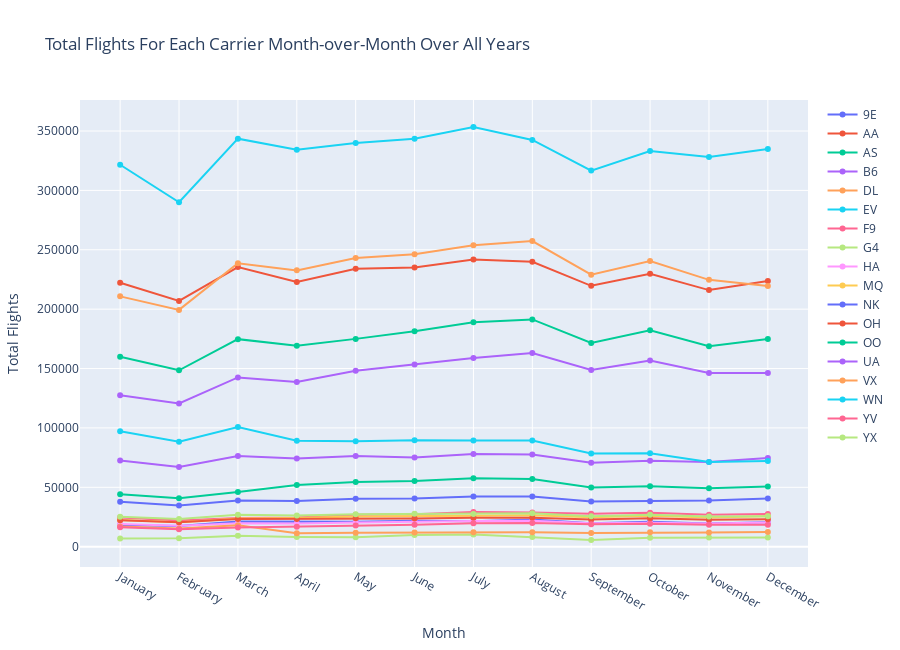

Notebook source saved alongside this figure:
### Code cell
dfpandasaverageDepartureArrivalDelayPerMonthPerCarier = totalNumberOfFlightsPerMonthPerCarrier.toPandas()
months = ["January", "February", "March", "April", "May", "June", 
          "July", "August", "September", "October", "November", "December"]

traces = []
changePerCarrierMap = dict()
        
for i in range(len(dfpandasaverageDepartureArrivalDelayPerMonthPerCarier['OP_CARRIER'])):
    if not dfpandasaverageDepartureArrivalDelayPerMonthPerCarier['OP_CARRIER'][i] in changePerCarrierMap:
        changePerCarrierMap[dfpandasaverageDepartureArrivalDelayPerMonthPerCarier['OP_CARRIER'][i]] = []
        
    changePerCarrierMap[dfpandasaverageDepartureArrivalDelayPerMonthPerCarier['OP_CARRIER'][i]].append(dfpandasaverageDepartureArrivalDelayPerMonthPerCarier['TotalFlights'][i])
    
for key in changePerCarrierMap:
    traces.append(go.Scatter(
        y = changePerCarrierMap[key],
        x = months,
        mode = 'lines+markers',
        name = key))
                  
layout = dict(title = 'Total Flights For Each Carrier Month-over-Month Over All Years',
              xaxis= dict(title= 'Month',zeroline= False,tickformat='d'),
              yaxis= dict(title= 'Total Flights',tickformat='d'),
              height= 650,
              width= 900
             )

fig = dict(data = traces, layout = layout)

pyo.iplot(fig)

### Figure 1 — Plotly figure (JSON) as saved in the notebook; plotly's stock layout.template omitted (floating-point values rounded to 4 significant figures)
{"data": [{"mode": "lines+markers", "name": "9E", "type": "scatter", "x": ["January", "February", "March", "April", "May", "June", "July", "August", "September", "October", "November", "December"], "y": [18234, 17375, 21272, 20901, 21097, 21948, 21462, 22820, 19676, 20943, 19499, 20690]}, {"mode": "lines+markers", "name": "AA", "type": "scatter", "x": ["January", "February", "March", "April", "May", "June", "July", "August", "September", "October", "November", "December"], "y": [222310, 206952, 235441, 222899, 233963, 235140, 241817, 239916, 219650, 229846, 216060, 223667]}, {"mode": "lines+markers", "name": "AS", "type": "scatter", "x": ["January", "February", "March", "April", "May", "June", "July", "August", "September", "October", "November", "December"], "y": [44228, 40801, 46140, 51910, 54467, 55356, 57612, 56945, 49921, 50798, 49161, 50770]}, {"mode": "lines+markers", "name": "B6", "type": "scatter", "x": ["January", "February", "March", "April", "May", "June", "July", "August", "September", "October", "November", "December"], "y": [72491, 67134, 76300, 74214, 76272, 75038, 78034, 77545, 70780, 72437, 71227, 74665]}, {"mode": "lines+markers", "name": "DL", "type": "scatter", "x": ["January", "February", "March", "April", "May", "June", "July", "August", "September", "October", "November", "December"], "y": [210778, 199386, 238645, 232666, 243033, 246203, 253825, 257311, 229055, 240577, 224687, 219423]}, {"mode": "lines+markers", "name": "EV", "type": "scatter", "x": ["January", "February", "March", "April", "May", "June", "July", "August", "September", "October", "November", "December"], "y": [97173, 88332, 100835, 89206, 88806, 89665, 89341, 89427, 78490, 78625, 71367, 72154]}, {"mode": "lines+markers", "name": "F9", "type": "scatter", "x": ["January", "February", "March", "April", "May", "June", "July", "August", "September", "October", "November", "December"], "y": [24566, 22068, 24179, 24541, 26849, 27227, 29317, 28873, 27660, 28479, 26811, 27613]}, {"mode": "lines+markers", "name": "G4", "type": "scatter", "x": ["January", "February", "March", "April", "May", "June", "July", "August", "September", "October", "November", "December"], "y": [6814, 7047, 9276, 8146, 8033, 9776, 10325, 8170, 5724, 7597, 7641, 7672]}, {"mode": "lines+markers", "name": "HA", "type": "scatter", "x": ["January", "February", "March", "April", "May", "June", "July", "August", "September", "October", "November", "December"], "y": [19182, 17630, 19822, 19450, 20276, 21110, 21727, 21899, 19669, 20135, 19451, 20333]}, {"mode": "lines+markers", "name": "MQ", "type": "scatter", "x": ["January", "February", "March", "April", "May", "June", "July", "August", "September", "October", "November", "December"], "y": [22502, 20681, 23685, 24068, 25364, 25961, 26139, 26429, 24836, 26147, 24593, 25596]}, {"mode": "lines+markers", "name": "NK", "type": "scatter", "x": ["January", "February", "March", "April", "May", "June", "July", "August", "September", "October", "November", "December"], "y": [37797, 34768, 38969, 38373, 40286, 40524, 42300, 42340, 37987, 38363, 38831, 40657]}, {"mode": "lines+markers", "name": "OH", "type": "scatter", "x": ["January", "February", "March", "April", "May", "June", "July", "August", "September", "October", "November", "December"], "y": [22210, 20546, 23295, 23303, 23869, 23760, 24352, 24387, 22939, 23969, 22766, 23061]}, {"mode": "lines+markers", "name": "OO", "type": "scatter", "x": ["January", "February", "March", "April", "May", "June", "July", "August", "September", "October", "November", "December"], "y": [159959, 148555, 174754, 169188, 174977, 181326, 188978, 191352, 171506, 182317, 168813, 174872]}, {"mode": "lines+markers", "name": "UA", "type": "scatter", "x": ["January", "February", "March", "April", "May", "June", "July", "August", "September", "October", "November", "December"], "y": [127548, 120598, 142547, 138759, 148138, 153495, 158827, 163124, 148715, 156800, 146228, 146334]}, {"mode": "lines+markers", "name": "VX", "type": "scatter", "x": ["January", "February", "March", "April", "May", "June", "July", "August", "September", "October", "November", "December"], "y": [16990, 15403, 17976, 11241, 11741, 11889, 12235, 12222, 11534, 12100, 12052, 12389]}, {"mode": "lines+markers", "name": "WN", "type": "scatter", "x": ["January", "February", "March", "April", "May", "June", "July", "August", "September", "October", "November", "December"], "y": [321615, 289983, 343567, 334195, 339935, 343460, 353297, 342467, 316669, 333203, 328164, 334885]}, {"mode": "lines+markers", "name": "YV", "type": "scatter", "x": ["January", "February", "March", "April", "May", "June", "July", "August", "September", "October", "November", "December"], "y": [16353, 14630, 16075, 16726, 17866, 18527, 19702, 19986, 18926, 19306, 18465, 18576]}, {"mode": "lines+markers", "name": "YX", "type": "scatter", "x": ["January", "February", "March", "April", "May", "June", "July", "August", "September", "October", "November", "December"], "y": [25212, 23248, 26928, 26219, 27398, 27691, 27536, 28258, 25617, 26882, 25462, 25639]}], "layout": {"height": 650, "title": {"text": "Total Flights For Each Carrier Month-over-Month Over All Years"}, "width": 900, "xaxis": {"tickformat": "d", "title": {"text": "Month"}, "zeroline": false}, "yaxis": {"tickformat": "d", "title": {"text": "Total Flights"}}}}
